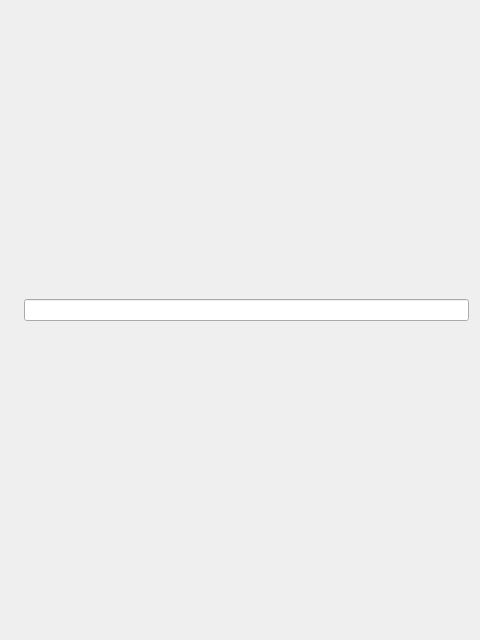
<?xml version="1.0" encoding="UTF-8"?>
<ui version="4.0">
 <class>Atom</class>
 <widget class="QWidget" name="Atom">
  <property name="geometry">
   <rect>
    <x>0</x>
    <y>0</y>
    <width>480</width>
    <height>640</height>
   </rect>
  </property>
  <property name="windowTitle">
   <string>Form</string>
  </property>
  <layout class="QGridLayout" name="gridLayout">
   <item row="1" column="1">
    <widget class="QLineEdit" name="urlLineEdit">
     <property name="toolTip">
      <string>&lt;!DOCTYPE HTML PUBLIC &quot;-//W3C//DTD HTML 4.0//EN&quot; &quot;http://www.w3.org/TR/REC-html40/strict.dtd&quot;&gt;
&lt;html&gt;&lt;head&gt;&lt;meta name=&quot;qrichtext&quot; content=&quot;1&quot; /&gt;&lt;style type=&quot;text/css&quot;&gt;
p, li { white-space: pre-wrap; }
&lt;/style&gt;&lt;/head&gt;&lt;body style=&quot; font-family:'MS Shell Dlg 2'; font-size:7.8pt; font-weight:400; font-style:normal;&quot;&gt;
&lt;p style=&quot; margin-top:0px; margin-bottom:0px; margin-left:0px; margin-right:0px; -qt-block-indent:0; text-indent:0px;&quot;&gt;&lt;span style=&quot; font-size:8pt;&quot;&gt;Input an atom-feed like &lt;/span&gt;http://api.flickr.com/services/feeds/photos_public.gne?tags=art&amp;amp;amp;format=atom&lt;/p&gt;&lt;/body&gt;&lt;/html&gt;</string>
     </property>
    </widget>
   </item>
   <item row="4" column="1">
    <spacer name="verticalSpacer_3">
     <property name="orientation">
      <enum>Qt::Vertical</enum>
     </property>
     <property name="sizeHint" stdset="0">
      <size>
       <width>20</width>
       <height>40</height>
      </size>
     </property>
    </spacer>
   </item>
   <item row="0" column="1">
    <spacer name="verticalSpacer_2">
     <property name="orientation">
      <enum>Qt::Vertical</enum>
     </property>
     <property name="sizeHint" stdset="0">
      <size>
       <width>20</width>
       <height>40</height>
      </size>
     </property>
    </spacer>
   </item>
   <item row="3" column="0" colspan="2">
    <spacer name="horizontalSpacer">
     <property name="orientation">
      <enum>Qt::Horizontal</enum>
     </property>
     <property name="sizeHint" stdset="0">
      <size>
       <width>40</width>
       <height>20</height>
      </size>
     </property>
    </spacer>
   </item>
   <item row="1" column="0">
    <widget class="QLabel" name="label">
     <property name="text">
      <string/>
     </property>
     <property name="pixmap">
      <pixmap resource="atom.qrc">:/icon/atom.png</pixmap>
     </property>
    </widget>
   </item>
  </layout>
 </widget>
 <resources>
  <include location="atom.qrc"/>
 </resources>
 <connections/>
</ui>
